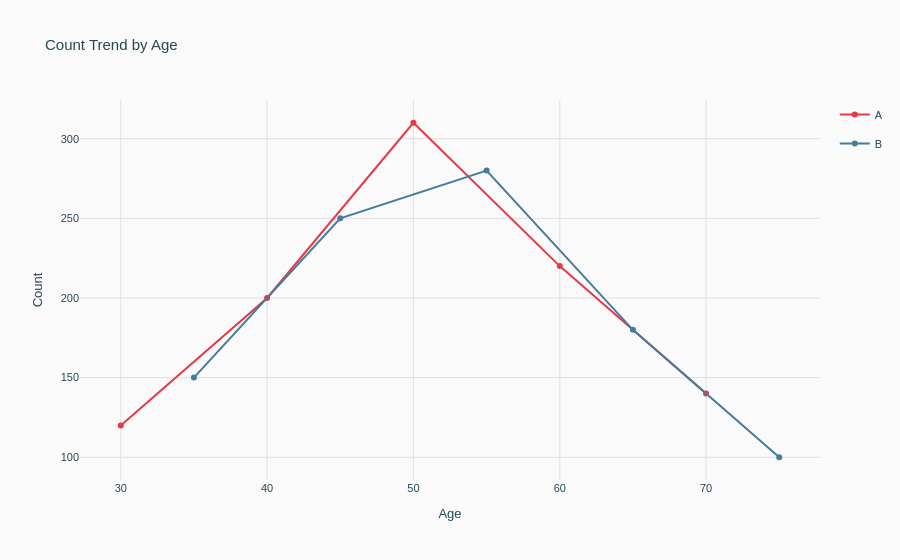

Notebook source saved alongside this figure:
### Code cell
# Scatter plot with lines and custom style
fig_line = scatter_plot(
    scatter_df,
    x="age",
    y="count",
    colour="cohort",
    line=True,
    point=True,
    style=custom_ps,
    title="Count Trend by Age",
)
fig_line.show()

### Figure 1 — Plotly figure (JSON) as saved in the notebook; plotly's stock layout.template omitted (floating-point values rounded to 4 significant figures)
{"data": [{"hovertemplate": "cohort=A<br>age=%{x}<br>count=%{y}<extra></extra>", "legendgroup": "A", "line": {"color": "#E63946", "dash": "solid"}, "marker": {"symbol": "circle"}, "mode": "lines+markers", "name": "A", "orientation": "v", "showlegend": true, "type": "scatter", "x": [30, 40, 50, 60, 70], "xaxis": "x", "y": [120, 200, 310, 220, 140], "yaxis": "y"}, {"hovertemplate": "cohort=B<br>age=%{x}<br>count=%{y}<extra></extra>", "legendgroup": "B", "line": {"color": "#457B9D", "dash": "solid"}, "marker": {"symbol": "circle"}, "mode": "lines+markers", "name": "B", "orientation": "v", "showlegend": true, "type": "scatter", "x": [35, 45, 55, 65, 75], "xaxis": "x", "y": [150, 250, 280, 180, 100], "yaxis": "y"}], "layout": {"font": {"color": "#264653", "family": "Helvetica", "size": 11}, "paper_bgcolor": "#FAFAFA", "plot_bgcolor": "#FAFAFA", "showlegend": true, "title": {"text": "Count Trend by Age"}, "xaxis": {"gridcolor": "#E0E0E0", "showgrid": true, "title": {"text": "Age"}}, "yaxis": {"gridcolor": "#E0E0E0", "showgrid": true, "title": {"text": "Count"}}}}
